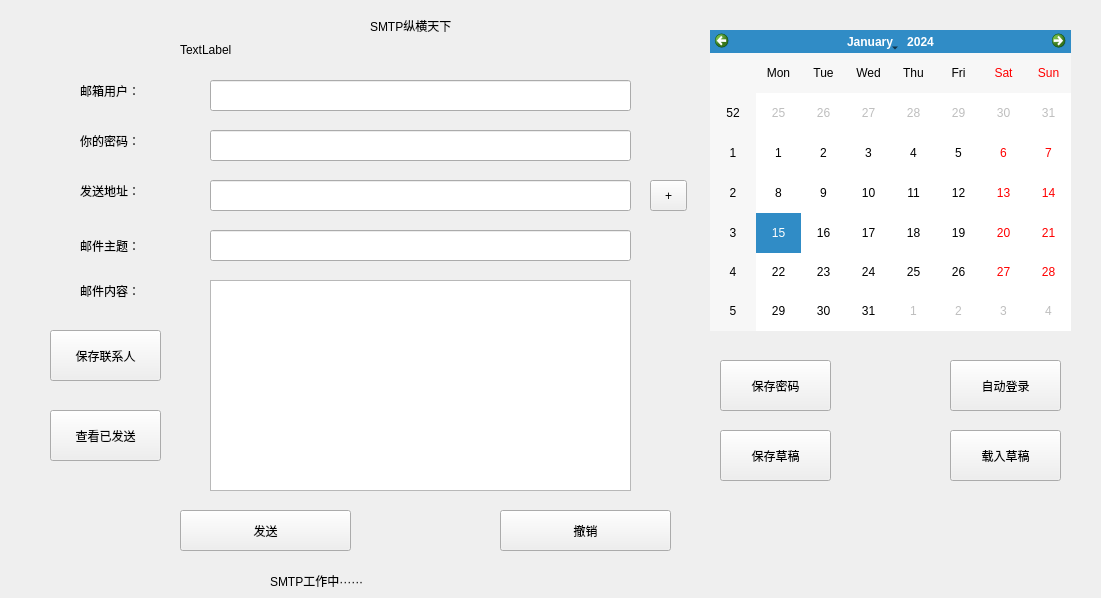
<?xml version="1.0" encoding="UTF-8"?>
<ui version="4.0">
 <class>Form</class>
 <widget class="QWidget" name="Form">
  <property name="geometry">
   <rect>
    <x>0</x>
    <y>0</y>
    <width>1101</width>
    <height>598</height>
   </rect>
  </property>
  <property name="windowTitle">
   <string>SMTP纵横天下</string>
  </property>
  <property name="windowIcon">
   <iconset resource="test.qrc">
    <normaloff>:/1/搜狗截图20221112194218.png</normaloff>:/1/搜狗截图20221112194218.png</iconset>
  </property>
  <property name="autoFillBackground">
   <bool>false</bool>
  </property>
  <widget class="QLabel" name="label">
   <property name="geometry">
    <rect>
     <x>80</x>
     <y>80</y>
     <width>111</width>
     <height>21</height>
    </rect>
   </property>
   <property name="text">
    <string>邮箱用户：</string>
   </property>
  </widget>
  <widget class="QLineEdit" name="lineEdit">
   <property name="geometry">
    <rect>
     <x>210</x>
     <y>80</y>
     <width>421</width>
     <height>31</height>
    </rect>
   </property>
  </widget>
  <widget class="QLabel" name="label_3">
   <property name="geometry">
    <rect>
     <x>80</x>
     <y>130</y>
     <width>111</width>
     <height>21</height>
    </rect>
   </property>
   <property name="text">
    <string>你的密码：</string>
   </property>
  </widget>
  <widget class="QLineEdit" name="lineEdit_2">
   <property name="geometry">
    <rect>
     <x>210</x>
     <y>130</y>
     <width>421</width>
     <height>31</height>
    </rect>
   </property>
  </widget>
  <widget class="QLabel" name="label_4">
   <property name="geometry">
    <rect>
     <x>80</x>
     <y>280</y>
     <width>101</width>
     <height>21</height>
    </rect>
   </property>
   <property name="text">
    <string>邮件内容：</string>
   </property>
  </widget>
  <widget class="QTextEdit" name="textEdit">
   <property name="geometry">
    <rect>
     <x>210</x>
     <y>280</y>
     <width>421</width>
     <height>211</height>
    </rect>
   </property>
  </widget>
  <widget class="QPushButton" name="pushButton">
   <property name="geometry">
    <rect>
     <x>180</x>
     <y>510</y>
     <width>171</width>
     <height>41</height>
    </rect>
   </property>
   <property name="text">
    <string>发送</string>
   </property>
  </widget>
  <widget class="QPushButton" name="pushButton_2">
   <property name="geometry">
    <rect>
     <x>720</x>
     <y>430</y>
     <width>111</width>
     <height>51</height>
    </rect>
   </property>
   <property name="text">
    <string>保存草稿</string>
   </property>
  </widget>
  <widget class="QPushButton" name="pushButton_3">
   <property name="geometry">
    <rect>
     <x>500</x>
     <y>510</y>
     <width>171</width>
     <height>41</height>
    </rect>
   </property>
   <property name="text">
    <string>撤销</string>
   </property>
  </widget>
  <widget class="QLabel" name="label_2">
   <property name="geometry">
    <rect>
     <x>370</x>
     <y>10</y>
     <width>251</width>
     <height>31</height>
    </rect>
   </property>
   <property name="text">
    <string>SMTP纵横天下</string>
   </property>
  </widget>
  <widget class="QPushButton" name="pushButton_4">
   <property name="geometry">
    <rect>
     <x>950</x>
     <y>430</y>
     <width>111</width>
     <height>51</height>
    </rect>
   </property>
   <property name="text">
    <string>载入草稿</string>
   </property>
  </widget>
  <widget class="QLabel" name="label_5">
   <property name="geometry">
    <rect>
     <x>80</x>
     <y>180</y>
     <width>111</width>
     <height>21</height>
    </rect>
   </property>
   <property name="text">
    <string>发送地址：</string>
   </property>
  </widget>
  <widget class="QLineEdit" name="lineEdit_3">
   <property name="geometry">
    <rect>
     <x>210</x>
     <y>180</y>
     <width>421</width>
     <height>31</height>
    </rect>
   </property>
  </widget>
  <widget class="QCalendarWidget" name="calendarWidget">
   <property name="geometry">
    <rect>
     <x>710</x>
     <y>30</y>
     <width>361</width>
     <height>301</height>
    </rect>
   </property>
  </widget>
  <widget class="QLabel" name="label_6">
   <property name="geometry">
    <rect>
     <x>180</x>
     <y>40</y>
     <width>461</width>
     <height>20</height>
    </rect>
   </property>
   <property name="text">
    <string>TextLabel</string>
   </property>
  </widget>
  <widget class="QLabel" name="label_7">
   <property name="geometry">
    <rect>
     <x>80</x>
     <y>230</y>
     <width>111</width>
     <height>31</height>
    </rect>
   </property>
   <property name="text">
    <string>邮件主题：</string>
   </property>
  </widget>
  <widget class="QLineEdit" name="lineEdit_4">
   <property name="geometry">
    <rect>
     <x>210</x>
     <y>230</y>
     <width>421</width>
     <height>31</height>
    </rect>
   </property>
  </widget>
  <widget class="QPushButton" name="pushButton_5">
   <property name="geometry">
    <rect>
     <x>720</x>
     <y>360</y>
     <width>111</width>
     <height>51</height>
    </rect>
   </property>
   <property name="text">
    <string>保存密码</string>
   </property>
  </widget>
  <widget class="QPushButton" name="pushButton_6">
   <property name="geometry">
    <rect>
     <x>950</x>
     <y>360</y>
     <width>111</width>
     <height>51</height>
    </rect>
   </property>
   <property name="text">
    <string>自动登录</string>
   </property>
  </widget>
  <widget class="QPushButton" name="pushButton_8">
   <property name="geometry">
    <rect>
     <x>50</x>
     <y>410</y>
     <width>111</width>
     <height>51</height>
    </rect>
   </property>
   <property name="text">
    <string>查看已发送</string>
   </property>
  </widget>
  <widget class="QToolButton" name="toolButton">
   <property name="geometry">
    <rect>
     <x>650</x>
     <y>180</y>
     <width>37</width>
     <height>31</height>
    </rect>
   </property>
   <property name="text">
    <string>+</string>
   </property>
  </widget>
  <widget class="QPushButton" name="pushButton_7">
   <property name="geometry">
    <rect>
     <x>50</x>
     <y>330</y>
     <width>111</width>
     <height>51</height>
    </rect>
   </property>
   <property name="text">
    <string>保存联系人</string>
   </property>
  </widget>
  <widget class="QLabel" name="label_8">
   <property name="geometry">
    <rect>
     <x>270</x>
     <y>560</y>
     <width>631</width>
     <height>41</height>
    </rect>
   </property>
   <property name="text">
    <string>SMTP工作中······</string>
   </property>
  </widget>
 </widget>
 <tabstops>
  <tabstop>textEdit</tabstop>
  <tabstop>lineEdit_2</tabstop>
  <tabstop>pushButton</tabstop>
  <tabstop>pushButton_2</tabstop>
  <tabstop>pushButton_3</tabstop>
  <tabstop>lineEdit</tabstop>
 </tabstops>
 <resources>
  <include location="test.qrc"/>
 </resources>
 <connections>
  <connection>
   <sender>pushButton</sender>
   <signal>clicked()</signal>
   <receiver>Form</receiver>
   <slot>buttonsend()</slot>
   <hints>
    <hint type="sourcelabel">
     <x>190</x>
     <y>510</y>
    </hint>
    <hint type="destinationlabel">
     <x>22</x>
     <y>257</y>
    </hint>
   </hints>
  </connection>
  <connection>
   <sender>label_6</sender>
   <signal>linkActivated(QString)</signal>
   <receiver>label_6</receiver>
   <slot>setText(QString)</slot>
   <hints>
    <hint type="sourcelabel">
     <x>92</x>
     <y>28</y>
    </hint>
    <hint type="destinationlabel">
     <x>129</x>
     <y>24</y>
    </hint>
   </hints>
  </connection>
  <connection>
   <sender>pushButton_5</sender>
   <signal>clicked()</signal>
   <receiver>Form</receiver>
   <slot>savepass()</slot>
   <hints>
    <hint type="sourcelabel">
     <x>744</x>
     <y>367</y>
    </hint>
    <hint type="destinationlabel">
     <x>797</x>
     <y>368</y>
    </hint>
   </hints>
  </connection>
  <connection>
   <sender>pushButton_6</sender>
   <signal>clicked()</signal>
   <receiver>Form</receiver>
   <slot>loadpass()</slot>
   <hints>
    <hint type="sourcelabel">
     <x>1040</x>
     <y>387</y>
    </hint>
    <hint type="destinationlabel">
     <x>973</x>
     <y>379</y>
    </hint>
   </hints>
  </connection>
  <connection>
   <sender>pushButton_2</sender>
   <signal>clicked()</signal>
   <receiver>Form</receiver>
   <slot>savedraft()</slot>
   <hints>
    <hint type="sourcelabel">
     <x>772</x>
     <y>450</y>
    </hint>
    <hint type="destinationlabel">
     <x>808</x>
     <y>449</y>
    </hint>
   </hints>
  </connection>
  <connection>
   <sender>pushButton_4</sender>
   <signal>clicked()</signal>
   <receiver>Form</receiver>
   <slot>loaddraft()</slot>
   <hints>
    <hint type="sourcelabel">
     <x>1034</x>
     <y>458</y>
    </hint>
    <hint type="destinationlabel">
     <x>975</x>
     <y>455</y>
    </hint>
   </hints>
  </connection>
  <connection>
   <sender>pushButton_3</sender>
   <signal>clicked()</signal>
   <receiver>Form</receiver>
   <slot>clear()</slot>
   <hints>
    <hint type="sourcelabel">
     <x>670</x>
     <y>537</y>
    </hint>
    <hint type="destinationlabel">
     <x>908</x>
     <y>537</y>
    </hint>
   </hints>
  </connection>
  <connection>
   <sender>pushButton_8</sender>
   <signal>clicked()</signal>
   <receiver>Form</receiver>
   <slot>sent()</slot>
   <hints>
    <hint type="sourcelabel">
     <x>111</x>
     <y>437</y>
    </hint>
    <hint type="destinationlabel">
     <x>178</x>
     <y>434</y>
    </hint>
   </hints>
  </connection>
  <connection>
   <sender>toolButton</sender>
   <signal>clicked()</signal>
   <receiver>Form</receiver>
   <slot>contacts()</slot>
   <hints>
    <hint type="sourcelabel">
     <x>667</x>
     <y>194</y>
    </hint>
    <hint type="destinationlabel">
     <x>671</x>
     <y>222</y>
    </hint>
   </hints>
  </connection>
  <connection>
   <sender>pushButton_7</sender>
   <signal>clicked()</signal>
   <receiver>Form</receiver>
   <slot>addcontacts()</slot>
   <hints>
    <hint type="sourcelabel">
     <x>120</x>
     <y>340</y>
    </hint>
    <hint type="destinationlabel">
     <x>174</x>
     <y>315</y>
    </hint>
   </hints>
  </connection>
 </connections>
 <slots>
  <slot>buttonsend()</slot>
  <slot>savedraft()</slot>
  <slot>loaddraft()</slot>
  <slot>savepass()</slot>
  <slot>loadpass()</slot>
  <slot>clear()</slot>
  <slot>contacts()</slot>
  <slot>sent()</slot>
  <slot>addcontacts()</slot>
 </slots>
</ui>
